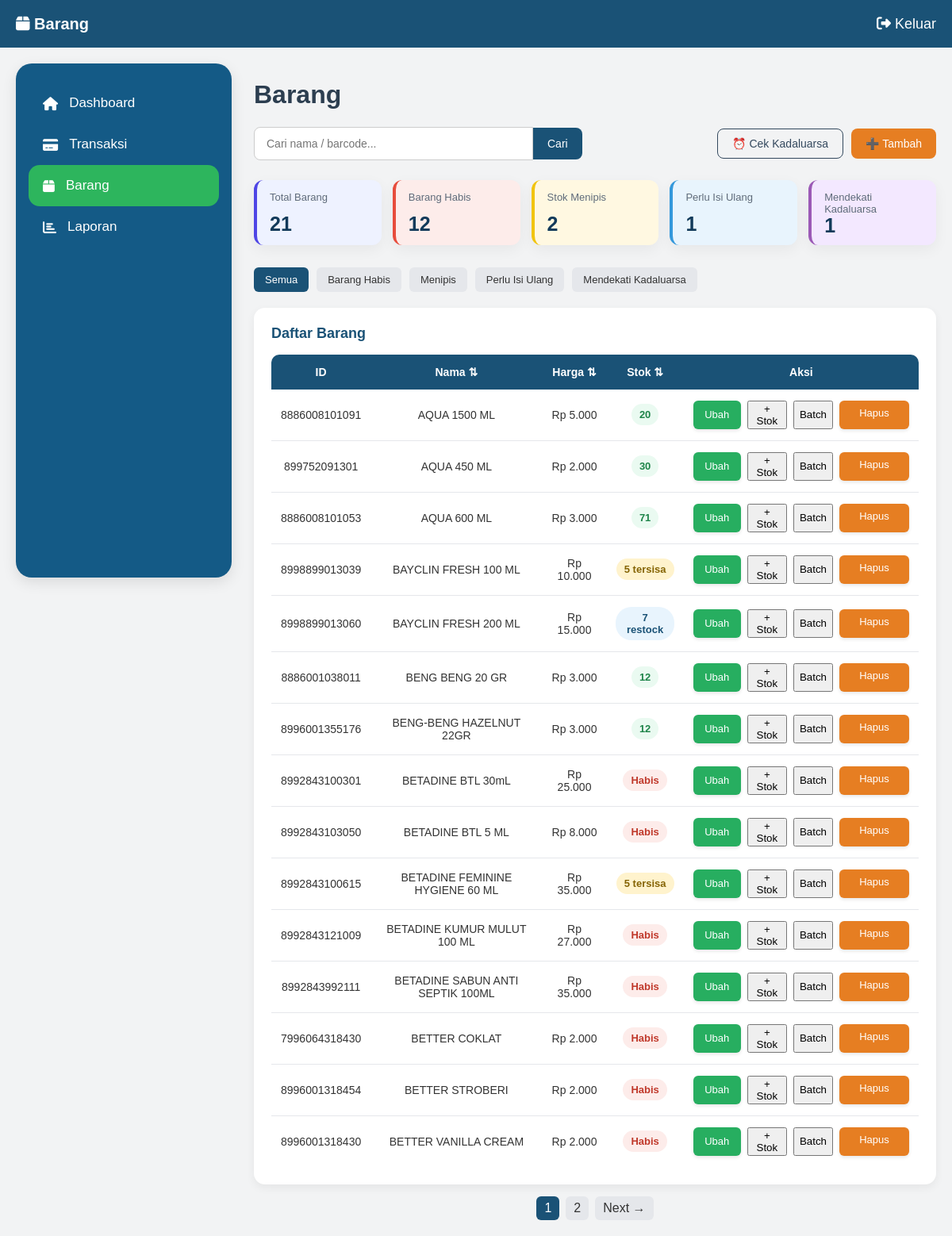
The page /barang (signed in) on the database its author committed.
### models.py (models this page shows)
class Barang(db.Model):
    id = db.Column(db.Integer, primary_key=True)
    barcode = db.Column(db.String(100), unique=True)
    nama = db.Column(db.String(100))
    harga = db.Column(db.Integer)
    stok = db.Column(db.Integer)
    expired_date = db.Column(db.Date, nullable=True)

### routes/barang.py (the view)
@barang_bp.route("/barang")
@login_required
def barang():
    keyword = request.args.get("keyword", "")
    filter_type = request.args.get("filter", "all")
    page = request.args.get("page", 1, type=int)
    query = Barang.query
    if keyword:
        query = query.filter(
            (Barang.nama.ilike(f"%{keyword}%")) |
            (Barang.barcode.ilike(f"%{keyword}%"))
        )
    total_barang = query.count()
    barang_habis = query.filter(
        Barang.stok <= 0
    ).count()
    stok_menipis = query.filter(
        Barang.stok > 0,
        Barang.stok <= 5
    ).count()
    restock = query.filter(
        Barang.stok > 5,
        Barang.stok <= 10
    ).count()
    today = date.today()
    limit = today + timedelta(days=30)
    expired_barang_ids = db.session.query(
        BatchBarang.barang_id
    ).filter(
        BatchBarang.expired_date != None,
        BatchBarang.expired_date <= limit,
        BatchBarang.expired_date >= today,
        BatchBarang.stok > 0
    ).distinct()
    expired_dekat = expired_barang_ids.count()
    if filter_type == "habis":
        query = query.filter(
            Barang.stok <= 0
        )
    elif filter_type == "menipis":
        query = query.filter(
            Barang.stok > 0,
            Barang.stok <= 5
        )
    elif filter_type == "restock":
        query = query.filter(
            Barang.stok > 5,
            Barang.stok <= 10
        )
    elif filter_type == "expired":
        query = query.filter(
            Barang.id.in_(expired_barang_ids)
        )
    pagination = query.order_by(
    func.lower(Barang.nama).asc()
    ).paginate(
        page=page,
        per_page=15,
        error_out=False
    )
    barang = pagination.items
    for b in barang:
        expired_terdekat = BatchBarang.query.filter(
            BatchBarang.barang_id == b.id,
            BatchBarang.expired_date != None,
            BatchBarang.expired_date >= today,
            BatchBarang.stok > 0
        ).order_by(
            BatchBarang.expired_date.asc()
        ).first()
        expired_count = BatchBarang.query.filter(
            BatchBarang.barang_id == b.id,
            BatchBarang.expired_date != None,
            BatchBarang.expired_date < today,
            BatchBarang.stok > 0
        ).count()
        b.expired_count = expired_count
        if expired_terdekat:
            b.expired_display = expired_terdekat.expired_date.strftime(
                "%d-%m-%Y"
            )
            b.expired_raw = expired_terdekat.expired_date.strftime(
                "%Y-%m-%d"
            )
        else:
            b.expired_display = "-"
            b.expired_raw = ""
    return render_template(
        "barang/barang.html",
        page_title="Barang",
        page_icon="fa fa-box",
        barang=pagination,
        keyword=keyword,
        filter_type=filter_type,
        total_barang=total_barang,
        barang_habis=barang_habis,
        stok_menipis=stok_menipis,
        restock=restock,
        expired_dekat=expired_dekat
    )

### templates/barang/barang.html (shortened to what this page needs)
{% extends "layout/base.html" %}
{% block css %}
<link rel="stylesheet" href="{{ url_for('static', filename='css/barang.css') }}">
{% endblock %}
{% block content %}
<h1 class="page-title">Barang</h1>
<div class="barang-header">
  <form id="searchForm" class="search-group">
    <div class="search-wrapper">
      <input
        name="keyword"
        id="searchInput"
        value="{{ keyword }}"
        class="search-box"
        placeholder="Cari nama / barcode..."
      >
    </div>
    <button type="submit" id="searchBtn" class="btn-search">Cari</button>
  </form>
  <div class="header-actions">
    <button id="checkExpiredBtn" class="btn-expired">⏰ Cek Kadaluarsa</button>
    <button class="btn-tambah" onclick="openPopup()">➕ Tambah</button>
  </div>
</div>
<div class="summary-cards">
<div class="summary-card total">
  <span>Total Barang</span>
  <strong>{{ total_barang }}</strong>
</div>
<div class="summary-card habis">
  <span>Barang Habis</span>
  <strong id="barangHabisCount">{{ barang_habis }}</strong>
</div>
<div class="summary-card menipis">
  <span>Stok Menipis</span>
  <strong id="stokMenipisCount">{{ stok_menipis }}</strong>
</div>
<div class="summary-card restock">
  <span>Perlu Isi Ulang</span>
  <strong id="restockCount">{{ restock }}</strong>
</div>
<div class="summary-card expired">
  <span>Mendekati Kadaluarsa</span>
  <strong id="expiredCount">{{ expired_dekat }}</strong>
</div>
</div>
<div class="filter-buttons">
  <a data-filter="all"
     href="{{ url_for('barang.barang', filter='all', keyword=keyword) }}"
     class="filter-btn {{ 'active' if filter_type=='all' else '' }}">
     Semua
  </a>
  <a data-filter="habis"
   href="{{ url_for('barang.barang', filter='habis', keyword=keyword) }}"
   class="filter-btn {{ 'active' if filter_type=='habis' else '' }}">
   Barang Habis
</a>
  <a data-filter="menipis"
     href="{{ url_for('barang.barang', filter='menipis', keyword=keyword) }}"
     class="filter-btn {{ 'active' if filter_type=='menipis' else '' }}">
     Menipis
  </a>
  <a data-filter="restock"
     href="{{ url_for('barang.barang', filter='restock', keyword=keyword) }}"
     class="filter-btn {{ 'active' if filter_type=='restock' else '' }}">
     Perlu Isi Ulang
  </a>
  <a data-filter="expired"
     href="{{ url_for('barang.barang', filter='expired', keyword=keyword) }}"
     class="filter-btn {{ 'active' if filter_type=='expired' else '' }}">
     Mendekati Kadaluarsa
  </a>
</div>
<div class="table-container">
  <div class="table-header">
    <h3>Daftar Barang</h3>
  </div>
  <div class="table-scroll">
    <table class="table-barang">
      <thead>
        <tr>
          <th>ID</th>
          <th class="sortable">Nama ⇅</th>
          <th class="sortable">Harga ⇅</th>
          <th class="sortable">Stok ⇅</th>
          <th>Aksi</th>
        </tr>
      </thead>
      <tbody>
{% for b in barang.items %}
<tr>
  <td>{{ b.barcode }}</td>
  <td>{{ b.nama }}</td>
  <td class="harga-cell" data-harga="{{ b.harga }}">
  </td>
  <td>
    {% if b.stok == 0 %}
      <span class="stok-badge stok-habis">
        Habis
      </span>
    {% elif b.stok <= 5 %}
      <span class="stok-badge stok-menipis">
        {{ b.stok }} tersisa
      </span>
    {% elif b.stok <= 10 %}
      <span class="stok-badge stok-restock">
        {{ b.stok }} restock
      </span>
    {% else %}
      <span class="stok-badge stok-aman">
        {{ b.stok }}
      </span>
   {% endif %}
</td>
  <td>
    <div class="action-buttons">
      <button
        type="button"
        class="btn-edit"
        data-id="{{ b.id }}"
        data-barcode="{{ b.barcode }}"
        data-nama="{{ b.nama }}"
        data-harga="{{ b.harga }}"
        data-stok="{{ b.stok }}"
      >
        Ubah
      </button>
      <button
        type="button"
        class="btn-tambah-stok"
        onclick="openBatchPopup({{ b.id }}, '{{ b.nama }}')"
      >
        + Stok
      </button>
      <button
        type="button"
        class="btn-batch"
        onclick="openDetailBatch({{ b.id }})"
      >
        Batch
      </button>
      <a
        href="/barang/hapus/{{ b.id }}"
        class="btn-hapus btn-delete"
      >
        Hapus
      </a>
    </div>
  </td>
</tr>
{% endfor %}
    </table>
  </div>
</div>
<div class="pagination">
  {% for p in range(1, barang.pages + 1) %}
    <a href="{{ url_for('barang.barang', page=p, keyword=keyword) }}"
       class="{{ 'active' if p == barang.page else '' }}">
       {{ p }}
    </a>
  {% endfor %}
  {% if barang.has_next %}
    {% if barang.has_next %}
  <a href="{{ url_for('barang.barang', page=barang.next_num, keyword=keyword) }}">Next →</a>
{% endif %}
  {% endif %}
</div>
{% endblock %}

### static/css/dashboard.css (style rules this page uses)
body { margin:0; font-family:Arial, Helvetica, sans-serif; background:#F2F3F4; color:#2C3E50; }
html, body { height: auto; overflow-y: auto; }

### static/css/barang.css (style rules this page uses)
.barang-header { display:flex; justify-content: space-between; align-items:center; gap:20px; margin-bottom:25px; }
.header-actions { display:flex; gap:10px; }
.header-actions button { padding:10px 18px; border-radius:8px; font-weight:500; font-size:14px; display:inline-flex; align-items:center; gap:6px; }
.search-group { display:flex; align-items:center; }
.search-box { padding:12px 15px; width:320px; border:1px solid #ccc; border-radius:8px 0 0 8px; font-size:14px; outline:none; }
.btn-search { padding:12px 18px; border:none; background:#1A5276; color:white; border-radius:0 8px 8px 0; cursor:pointer; font-size:14px; }
.action-buttons { display:flex; justify-content:center; gap:8px; }
.search-wrapper { position:relative; }
.btn-expired { background:transparent; color:#34495e; padding:10px 15px; border:1px solid #34495e; border-radius:5px; cursor:pointer; }
.btn-tambah { background:#e67e22; color:white; border:none; }
.btn-tambah { background:#E67E22; color:white; padding:10px 15px; border:none; cursor:pointer; }
.table-container { background:#ffffff; padding:22px; border-radius:14px; margin-top:20px; box-shadow:0 4px 12px rgba(0,0,0,0.06); }
.table-header { display:flex; justify-content:space-between; align-items:center; margin-bottom:16px; }
.table-header h3 { margin:0; color:#1A5276; font-size:18px; font-weight:700; }
.table-scroll { width:100%; overflow-x:auto; }
.table-barang { width:100%; border-collapse:separate; border-spacing:0; background:white; min-width:760px; }
.table-barang th { background:#1A5276; color:white; padding:14px 12px; text-align:center; font-size:14px; font-weight:600; }
.table-barang th:first-child { border-radius:10px 0 0 0; }
.table-barang th:last-child { border-radius:0 10px 0 0; }
.table-barang td { padding:14px 12px; text-align:center; border-bottom:1px solid #e5e7eb; font-size:14px; color:#333; }
.table-barang tbody tr { transition:background 0.2s ease; }
.table-barang tbody tr:last-child td { border-bottom:none; }
.btn-edit, .btn-hapus { padding:8px 14px; border-radius:6px; font-size:13px; border:none; cursor:pointer; text-decoration:none; display:inline-block; min-width:60px; box-shadow: 0 2px 4px rgba(0,0,0,0.1); }
.btn-edit { background:#27AE60; color:white; }
.btn-hapus { background:#E67E22; color:white; }
.stok-badge { display:inline-block; padding:6px 10px; border-radius:20px; font-size:13px; font-weight:600; }
.stok-habis { background:#fdecea; color:#c0392b; }
.stok-menipis { background:#fff3cd; color:#856404; }
.stok-aman { background:#eafaf1; color:#1e8449; }
.stok-restock { background:#e8f4fd; color:#1A5276; }
.summary-cards { display: grid; grid-template-columns: repeat(5, minmax(0, 1fr)); gap: 14px; margin-bottom: 28px; }
.summary-card { padding: 14px 16px; height: 82px; border-radius: 12px; display: flex; flex-direction: column; justify-content: space-between; box-shadow: 0 6px 18px rgba(0,0,0,0.05); box-sizing: border-box; }
.summary-card span { font-size: 13px; line-height: 1.2; color: #5f6b7a; }
.summary-card strong { font-size: 25px; line-height: 1; font-weight: 700; color: #123a5a; }
.summary-card.total { background: #eef2ff; border-left: 4px solid #4f46e5; }
.summary-card.habis { background: #fdecea; border-left: 4px solid #e74c3c; }
.summary-card.menipis { background: #fff8e1; border-left: 4px solid #f1c40f; }
.summary-card.restock { background: #e8f4fd; border-left: 4px solid #3498db; }
.summary-card.expired { background: #f3e8ff; border-left: 4px solid #9b59b6; }
.filter-buttons { display:flex; gap:10px; margin-bottom:15px; }
.filter-btn { padding:8px 14px; border:none; border-radius:6px; background:#e5e7eb; cursor:pointer; font-size:13px; text-decoration:none; color:#333; }
.filter-btn.active { background:#1A5276; color:white; }
.sortable { cursor:pointer; user-select:none; }
.pagination { margin-top:15px; display:flex; gap:8px; justify-content:center; }
.pagination a { padding:6px 10px; border-radius:6px; background:#e5e7eb; text-decoration:none; color:#333; }
.pagination a.active { background:#1A5276; color:white; }

### rows shown on the page
Barang: barcode "8886008101091", nama "AQUA 1500 ML", stok "20"
Barang: barcode "899752091301", nama "AQUA 450 ML", stok "30"
Barang: barcode "8886008101053", nama "AQUA 600 ML", stok "71"
Barang: barcode "8998899013039", nama "BAYCLIN FRESH 100 ML", stok "5"
Barang: barcode "8998899013060", nama "BAYCLIN FRESH 200 ML", stok "7"
Barang: barcode "8886001038011", nama "BENG BENG 20 GR", stok "12"
Barang: barcode "8996001355176", nama "BENG-BENG HAZELNUT 22GR", stok "12"
Barang: barcode "8992843100301", nama "BETADINE BTL 30mL", stok "Habis"
Barang: barcode "8992843103050", nama "BETADINE BTL 5 ML", stok "Habis"
Barang: barcode "8992843100615", nama "BETADINE FEMININE HYGIENE 60 ML", stok "5"
Barang: barcode "8992843121009", nama "BETADINE KUMUR MULUT 100 ML", stok "Habis"
Barang: barcode "8992843992111", nama "BETADINE SABUN ANTI SEPTIK 100ML", stok "Habis"
Barang: barcode "7996064318430", nama "BETTER COKLAT", stok "Habis"
Barang: barcode "8996001318454", nama "BETTER STROBERI", stok "Habis"
Barang: barcode "8996001318430", nama "BETTER VANILLA CREAM", stok "Habis"

### other values the page prints
{{ page_title or 'Dashboard' }} "Barang"
{{ total_barang }} "21"
{{ barang_habis }} "12"
{{ stok_menipis }} "2"
{{ restock }} "1"
{{ expired_dekat }} "1"
{{ p }} "1" "2"
